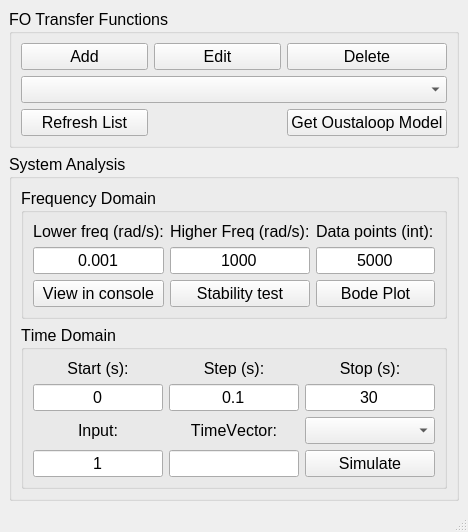
<?xml version="1.0" encoding="UTF-8"?>
<ui version="4.0">
 <class>MainWindow</class>
 <widget class="QMainWindow" name="MainWindow">
  <property name="geometry">
   <rect>
    <x>0</x>
    <y>0</y>
    <width>468</width>
    <height>515</height>
   </rect>
  </property>
  <property name="windowTitle">
   <string>MainWindow</string>
  </property>
  <widget class="QWidget" name="centralwidget">
   <layout class="QVBoxLayout" name="verticalLayout_2">
    <item>
     <widget class="QGroupBox" name="groupBox_4">
      <property name="minimumSize">
       <size>
        <width>0</width>
        <height>0</height>
       </size>
      </property>
      <property name="maximumSize">
       <size>
        <width>16777215</width>
        <height>16777215</height>
       </size>
      </property>
      <property name="font">
       <font>
        <pointsize>12</pointsize>
        <weight>50</weight>
        <italic>false</italic>
        <bold>false</bold>
       </font>
      </property>
      <property name="title">
       <string>FO Transfer Functions</string>
      </property>
      <layout class="QGridLayout" name="gridLayout_5">
       <item row="0" column="1">
        <widget class="QPushButton" name="pushButton_EditFOTF">
         <property name="font">
          <font>
           <pointsize>12</pointsize>
           <weight>50</weight>
           <bold>false</bold>
           <kerning>false</kerning>
          </font>
         </property>
         <property name="text">
          <string>Edit</string>
         </property>
        </widget>
       </item>
       <item row="1" column="0" rowspan="2" colspan="3">
        <widget class="QComboBox" name="comboBoxFOTF">
         <property name="font">
          <font>
           <pointsize>12</pointsize>
          </font>
         </property>
        </widget>
       </item>
       <item row="0" column="0">
        <widget class="QPushButton" name="pushButton_AddFotf">
         <property name="font">
          <font>
           <pointsize>12</pointsize>
           <weight>50</weight>
           <bold>false</bold>
           <kerning>false</kerning>
          </font>
         </property>
         <property name="text">
          <string>Add</string>
         </property>
        </widget>
       </item>
       <item row="0" column="2">
        <widget class="QPushButton" name="pushButton_DeleteFOTF">
         <property name="font">
          <font>
           <pointsize>12</pointsize>
           <weight>50</weight>
           <bold>false</bold>
           <kerning>false</kerning>
          </font>
         </property>
         <property name="text">
          <string>Delete</string>
         </property>
        </widget>
       </item>
       <item row="3" column="0">
        <widget class="QPushButton" name="pushBottonRefresh">
         <property name="font">
          <font>
           <pointsize>12</pointsize>
           <weight>50</weight>
           <bold>false</bold>
          </font>
         </property>
         <property name="text">
          <string>Refresh List</string>
         </property>
        </widget>
       </item>
       <item row="3" column="2">
        <widget class="QPushButton" name="pushButton_GetOustaloop">
         <property name="font">
          <font>
           <pointsize>12</pointsize>
           <weight>50</weight>
           <bold>false</bold>
           <kerning>false</kerning>
          </font>
         </property>
         <property name="text">
          <string>Get Oustaloop Model</string>
         </property>
        </widget>
       </item>
      </layout>
     </widget>
    </item>
    <item>
     <widget class="QGroupBox" name="groupBox_3">
      <property name="minimumSize">
       <size>
        <width>0</width>
        <height>0</height>
       </size>
      </property>
      <property name="maximumSize">
       <size>
        <width>16777215</width>
        <height>16777215</height>
       </size>
      </property>
      <property name="font">
       <font>
        <pointsize>12</pointsize>
        <weight>50</weight>
        <bold>false</bold>
       </font>
      </property>
      <property name="title">
       <string>System Analysis</string>
      </property>
      <layout class="QVBoxLayout" name="verticalLayout">
       <item>
        <widget class="QGroupBox" name="groupBox_Freq">
         <property name="font">
          <font>
           <pointsize>12</pointsize>
           <weight>50</weight>
           <italic>false</italic>
           <bold>false</bold>
           <kerning>false</kerning>
          </font>
         </property>
         <property name="title">
          <string>Frequency Domain</string>
         </property>
         <layout class="QGridLayout" name="gridLayout">
          <item row="0" column="1">
           <widget class="QLabel" name="label_21">
            <property name="font">
             <font>
              <pointsize>12</pointsize>
             </font>
            </property>
            <property name="text">
             <string>Higher Freq (rad/s):</string>
            </property>
            <property name="buddy">
             <cstring>lineEdit_HigherFreq</cstring>
            </property>
           </widget>
          </item>
          <item row="0" column="0">
           <widget class="QLabel" name="label_19">
            <property name="font">
             <font>
              <pointsize>12</pointsize>
             </font>
            </property>
            <property name="text">
             <string>Lower freq (rad/s):</string>
            </property>
            <property name="alignment">
             <set>Qt::AlignCenter</set>
            </property>
            <property name="buddy">
             <cstring>lineEdit_LowerFreq</cstring>
            </property>
           </widget>
          </item>
          <item row="2" column="2">
           <widget class="QPushButton" name="bottonBodePlot">
            <property name="font">
             <font>
              <pointsize>12</pointsize>
              <weight>50</weight>
              <bold>false</bold>
             </font>
            </property>
            <property name="text">
             <string>Bode Plot</string>
            </property>
           </widget>
          </item>
          <item row="0" column="2">
           <widget class="QLabel" name="label_20">
            <property name="font">
             <font>
              <pointsize>12</pointsize>
             </font>
            </property>
            <property name="text">
             <string>Data points (int):</string>
            </property>
            <property name="buddy">
             <cstring>lineEdit_FreqDataPoints</cstring>
            </property>
           </widget>
          </item>
          <item row="1" column="1">
           <widget class="QLineEdit" name="lineEdit_HigherFreq">
            <property name="maximumSize">
             <size>
              <width>16777215</width>
              <height>16777215</height>
             </size>
            </property>
            <property name="font">
             <font>
              <pointsize>12</pointsize>
              <weight>50</weight>
              <bold>false</bold>
             </font>
            </property>
            <property name="text">
             <string>1000</string>
            </property>
            <property name="alignment">
             <set>Qt::AlignCenter</set>
            </property>
           </widget>
          </item>
          <item row="2" column="1">
           <widget class="QPushButton" name="pushButton_StabilityTest">
            <property name="font">
             <font>
              <pointsize>12</pointsize>
              <weight>50</weight>
              <bold>false</bold>
             </font>
            </property>
            <property name="text">
             <string>Stability test</string>
            </property>
           </widget>
          </item>
          <item row="2" column="0">
           <widget class="QPushButton" name="pushButtonViewInConsole">
            <property name="font">
             <font>
              <pointsize>12</pointsize>
              <weight>50</weight>
              <bold>false</bold>
             </font>
            </property>
            <property name="text">
             <string>View in console</string>
            </property>
           </widget>
          </item>
          <item row="1" column="2">
           <widget class="QLineEdit" name="lineEdit_FreqDataPoints">
            <property name="maximumSize">
             <size>
              <width>16777215</width>
              <height>16777215</height>
             </size>
            </property>
            <property name="font">
             <font>
              <pointsize>12</pointsize>
              <weight>50</weight>
              <bold>false</bold>
             </font>
            </property>
            <property name="text">
             <string>5000</string>
            </property>
            <property name="alignment">
             <set>Qt::AlignCenter</set>
            </property>
           </widget>
          </item>
          <item row="1" column="0">
           <widget class="QLineEdit" name="lineEdit_LowerFreq">
            <property name="maximumSize">
             <size>
              <width>16777215</width>
              <height>16777215</height>
             </size>
            </property>
            <property name="font">
             <font>
              <pointsize>12</pointsize>
              <weight>50</weight>
              <bold>false</bold>
             </font>
            </property>
            <property name="text">
             <string>0.001</string>
            </property>
            <property name="alignment">
             <set>Qt::AlignCenter</set>
            </property>
           </widget>
          </item>
         </layout>
        </widget>
       </item>
       <item>
        <widget class="QGroupBox" name="groupBox">
         <property name="font">
          <font>
           <pointsize>12</pointsize>
           <weight>50</weight>
           <italic>false</italic>
           <bold>false</bold>
           <underline>false</underline>
           <kerning>false</kerning>
          </font>
         </property>
         <property name="title">
          <string>Time Domain</string>
         </property>
         <layout class="QGridLayout" name="gridLayout_2">
          <item row="0" column="0">
           <widget class="QLabel" name="label_16">
            <property name="font">
             <font>
              <pointsize>12</pointsize>
             </font>
            </property>
            <property name="text">
             <string>Start (s):</string>
            </property>
            <property name="alignment">
             <set>Qt::AlignCenter</set>
            </property>
            <property name="buddy">
             <cstring>lineEdit_StartTime</cstring>
            </property>
           </widget>
          </item>
          <item row="0" column="1">
           <widget class="QLabel" name="label_17">
            <property name="font">
             <font>
              <strikeout>false</strikeout>
             </font>
            </property>
            <property name="text">
             <string>Step (s):</string>
            </property>
            <property name="alignment">
             <set>Qt::AlignCenter</set>
            </property>
            <property name="buddy">
             <cstring>lineEdit_StepTime</cstring>
            </property>
           </widget>
          </item>
          <item row="0" column="2">
           <widget class="QLabel" name="label_18">
            <property name="text">
             <string>Stop (s):</string>
            </property>
            <property name="alignment">
             <set>Qt::AlignCenter</set>
            </property>
            <property name="buddy">
             <cstring>lineEdit_StopTime</cstring>
            </property>
           </widget>
          </item>
          <item row="1" column="0">
           <widget class="QLineEdit" name="lineEdit_StartTime">
            <property name="maximumSize">
             <size>
              <width>16777215</width>
              <height>16777215</height>
             </size>
            </property>
            <property name="font">
             <font>
              <pointsize>12</pointsize>
              <weight>50</weight>
              <bold>false</bold>
             </font>
            </property>
            <property name="text">
             <string>0</string>
            </property>
            <property name="alignment">
             <set>Qt::AlignCenter</set>
            </property>
           </widget>
          </item>
          <item row="1" column="1">
           <widget class="QLineEdit" name="lineEdit_StepTime">
            <property name="maximumSize">
             <size>
              <width>16777215</width>
              <height>16777215</height>
             </size>
            </property>
            <property name="font">
             <font>
              <pointsize>12</pointsize>
              <weight>50</weight>
              <bold>false</bold>
             </font>
            </property>
            <property name="text">
             <string>0.1</string>
            </property>
            <property name="alignment">
             <set>Qt::AlignCenter</set>
            </property>
           </widget>
          </item>
          <item row="1" column="2">
           <widget class="QLineEdit" name="lineEdit_StopTime">
            <property name="sizePolicy">
             <sizepolicy hsizetype="Expanding" vsizetype="Fixed">
              <horstretch>0</horstretch>
              <verstretch>0</verstretch>
             </sizepolicy>
            </property>
            <property name="maximumSize">
             <size>
              <width>16777215</width>
              <height>16777215</height>
             </size>
            </property>
            <property name="font">
             <font>
              <pointsize>12</pointsize>
              <weight>50</weight>
              <bold>false</bold>
             </font>
            </property>
            <property name="text">
             <string>30</string>
            </property>
            <property name="alignment">
             <set>Qt::AlignCenter</set>
            </property>
           </widget>
          </item>
          <item row="2" column="0">
           <widget class="QLabel" name="label_22">
            <property name="font">
             <font>
              <pointsize>12</pointsize>
             </font>
            </property>
            <property name="text">
             <string>Input:</string>
            </property>
            <property name="alignment">
             <set>Qt::AlignCenter</set>
            </property>
            <property name="buddy">
             <cstring>lineEdit_inputTime</cstring>
            </property>
           </widget>
          </item>
          <item row="2" column="1">
           <widget class="QLabel" name="label_TimeVector">
            <property name="maximumSize">
             <size>
              <width>16777215</width>
              <height>16777215</height>
             </size>
            </property>
            <property name="font">
             <font>
              <pointsize>12</pointsize>
             </font>
            </property>
            <property name="text">
             <string>TimeVector:</string>
            </property>
            <property name="alignment">
             <set>Qt::AlignCenter</set>
            </property>
           </widget>
          </item>
          <item row="2" column="2">
           <widget class="QComboBox" name="comboBoxtimeType">
            <property name="sizePolicy">
             <sizepolicy hsizetype="Expanding" vsizetype="Fixed">
              <horstretch>0</horstretch>
              <verstretch>0</verstretch>
             </sizepolicy>
            </property>
            <property name="font">
             <font>
              <pointsize>12</pointsize>
              <weight>50</weight>
              <bold>false</bold>
             </font>
            </property>
            <property name="editable">
             <bool>false</bool>
            </property>
            <property name="currentText">
             <string/>
            </property>
            <property name="currentIndex">
             <number>-1</number>
            </property>
            <property name="maxVisibleItems">
             <number>2</number>
            </property>
            <property name="modelColumn">
             <number>0</number>
            </property>
           </widget>
          </item>
          <item row="3" column="0">
           <widget class="QLineEdit" name="lineEdit_inputTime">
            <property name="maximumSize">
             <size>
              <width>16777215</width>
              <height>16777215</height>
             </size>
            </property>
            <property name="font">
             <font>
              <pointsize>12</pointsize>
              <weight>50</weight>
              <bold>false</bold>
             </font>
            </property>
            <property name="text">
             <string>1</string>
            </property>
            <property name="alignment">
             <set>Qt::AlignCenter</set>
            </property>
           </widget>
          </item>
          <item row="3" column="1">
           <widget class="QLineEdit" name="lineEdit_TimeVextorDisplay">
            <property name="maximumSize">
             <size>
              <width>16777215</width>
              <height>16777215</height>
             </size>
            </property>
            <property name="alignment">
             <set>Qt::AlignCenter</set>
            </property>
            <property name="readOnly">
             <bool>true</bool>
            </property>
           </widget>
          </item>
          <item row="3" column="2">
           <widget class="QPushButton" name="buttoSimulate">
            <property name="sizePolicy">
             <sizepolicy hsizetype="Expanding" vsizetype="Fixed">
              <horstretch>0</horstretch>
              <verstretch>0</verstretch>
             </sizepolicy>
            </property>
            <property name="font">
             <font>
              <pointsize>12</pointsize>
              <weight>50</weight>
              <bold>false</bold>
             </font>
            </property>
            <property name="text">
             <string>Simulate</string>
            </property>
           </widget>
          </item>
         </layout>
        </widget>
       </item>
      </layout>
     </widget>
    </item>
   </layout>
  </widget>
  <widget class="QMenuBar" name="menubar">
   <property name="geometry">
    <rect>
     <x>0</x>
     <y>0</y>
     <width>468</width>
     <height>21</height>
    </rect>
   </property>
  </widget>
  <widget class="QStatusBar" name="statusbar"/>
 </widget>
 <resources/>
 <connections/>
</ui>
